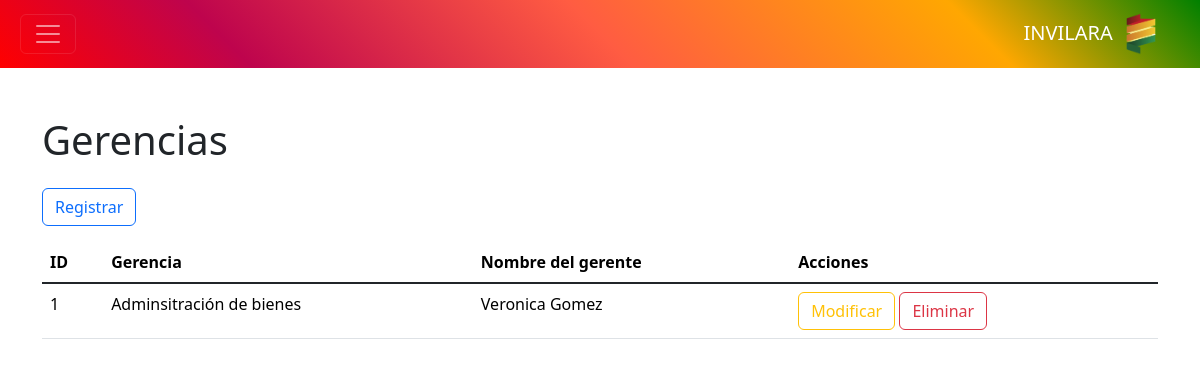
/controlador/gerencia.php, run on an earlier commit of the app's database.
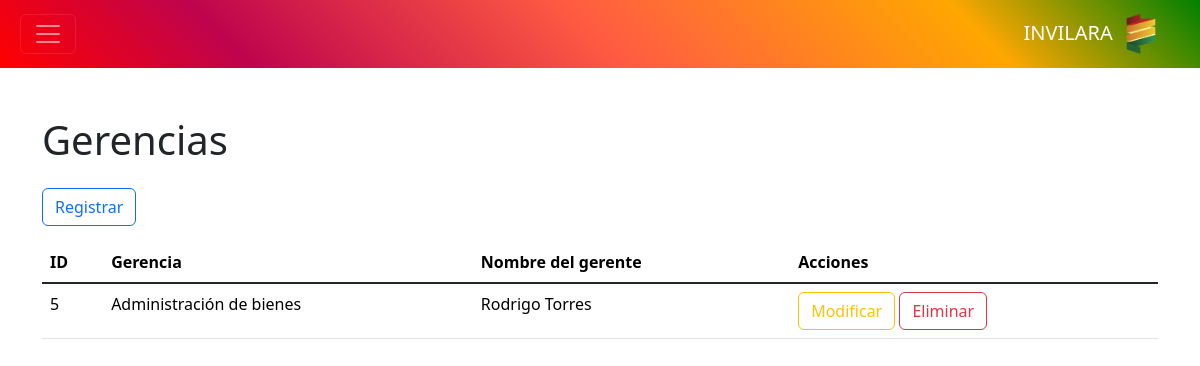
And on a later commit of the database.
### tables this page shows
CREATE TABLE `gerencia` (
  `id` int NOT NULL,
  `nombre` text,
  `nombre_gerente` varchar(100) DEFAULT NULL
);

### controlador/gerencia.php (called while the page is built, shortened)
<?php
require_once "modelo/gerencia.php";
$modelo = new Gerente();
$datos = $modelo->consultar();
require_once "vista/gerencia.php";
?>

### modelo/base_datos.php (called while the page is built)
<?php
class BaseDatos
{
    private $host = "localhost";
    private $dbname = "invilara";
    private $usuario = "root";
    private $contrasena = "";
    public function conexion()
    {
        $dsn = "mysql" . ":" . "host=" . $this->host . ";" . "dbname=" . $this->dbname . ";";
        $pdo = new PDO($dsn, $this->usuario, $this->contrasena);
        $pdo->setAttribute(PDO::ATTR_ERRMODE, PDO::ERRMODE_EXCEPTION);
        return $pdo;
    }
}
?>

### modelo/gerencia.php (called while the page is built, shortened)
<?php
require_once "modelo/base_datos.php";
class Gerente extends BaseDatos
{
    private $tabla = "gerencia";
    public function consultar()
    {
        $result = $this->conexion()->query("SELECT * FROM {$this->tabla}");
        return $result;
    }
}
?>

### vista/gerencia.php (the view, shortened to what this page needs)
<?php require_once "vista/componentes/encabezado.php"; ?>
<?php require_once "vista/componentes/barra.php"; ?>
<main class="container" id="crud">
    <h1>Gerencias</h1>
    <button class="btn btn-outline-primary my-3" value="insertar">Registrar</button>
    <table class="table table-hover table-responsive">
        <thead>
            <tr>
                <th>ID</th>
                <th>Gerencia</th>
                <th>Nombre del gerente</th>
                <th>Acciones</th>
            </tr>
        </thead>
        <tbody class="table-group-divider">
            <?php foreach ($datos as $d): ?>
                <tr>
                    <td><?php echo $d["id"] ?></td>
                    <td><?php echo $d["nombre"] ?></td>
                    <td><?php echo $d["nombre_gerente"] ?></td>
                    <td>
                        <button class="btn btn-outline-warning" value="modificar">Modificar</button>
                        <button class="btn btn-outline-danger" value="eliminar">Eliminar</button>
                    </td>
                </tr>
            <?php endforeach ?>
        </tbody>
    </table>
</main>

What changed in the data, as far as the page shows it:
removed gerencia: id "1", nombre "Adminsitración de bienes", nombre_gerente "Veronica Gomez"
added gerencia: id "5", nombre "Administración de bienes", nombre_gerente "Rodrigo Torres"
